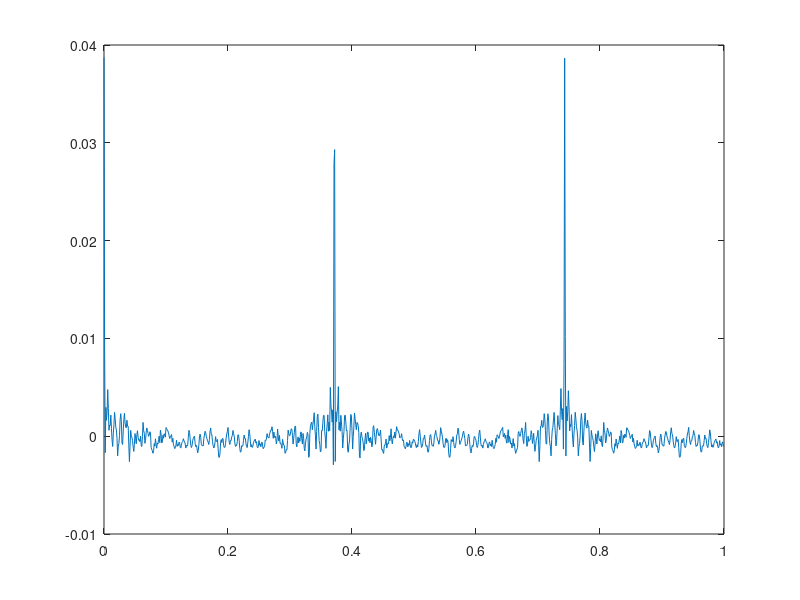
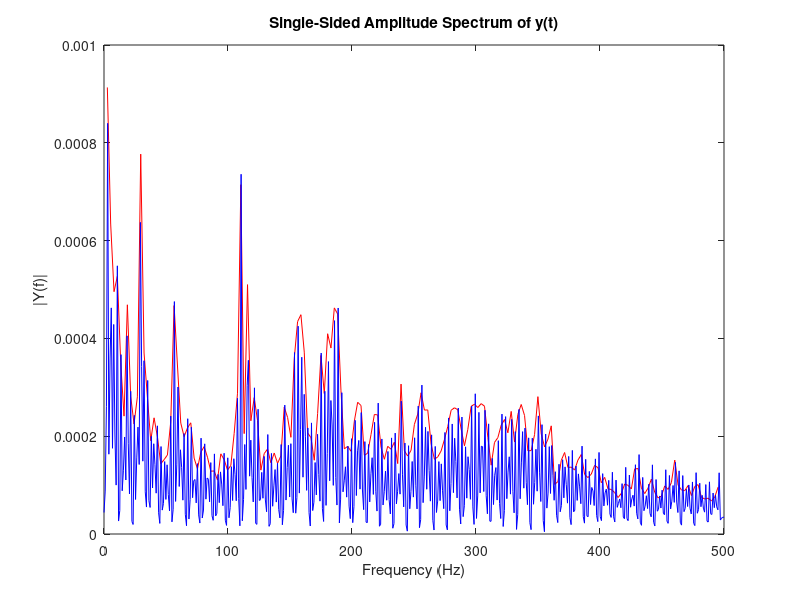

Here is the MATLAB script that generated these plots, in order:
clc;
clear all;
close all;
d=load('solo_aire.txt');
x=(d(:,1));
ydb=d(:,2);
y=10.^(ydb/20);
fs=length(x)/(x(length(x))-x(1));
xmax=500;
ix=(xmax-x(1))*fs;
ya=y(1:ix);
xa=x(1:ix);
r=floor(length(ya)/100);
yn=decimate(ya,r);
fsn=fs/r;
xn=xa(1):1/fsn:xa(length(xa));
plot(xa,ya,'r',(xn),yn,'b');

fmax=xmax;
fs=fmax*2;
T=1/fs;
L=1000;
t=(0:L-1)*T;
forma=zeros(1,L);
for i=1:length(xa)
    fn=xa(i);
    forma=forma+ya(i)*cos(2*pi*fn*t);
end
plot(t,forma);


figure;

NFFT = 2^nextpow2(L); % Next power of 2 from length of y
Y = fft(forma,NFFT)/L;
f = fs/2*linspace(0,1,NFFT/2);

% Plot single-sided amplitude spectrum.
plot(xa,ya,'r',f,2*abs(Y(1:NFFT/2)),'b'); 
title('Single-Sided Amplitude Spectrum of y(t)')
xlabel('Frequency (Hz)')
ylabel('|Y(f)|')